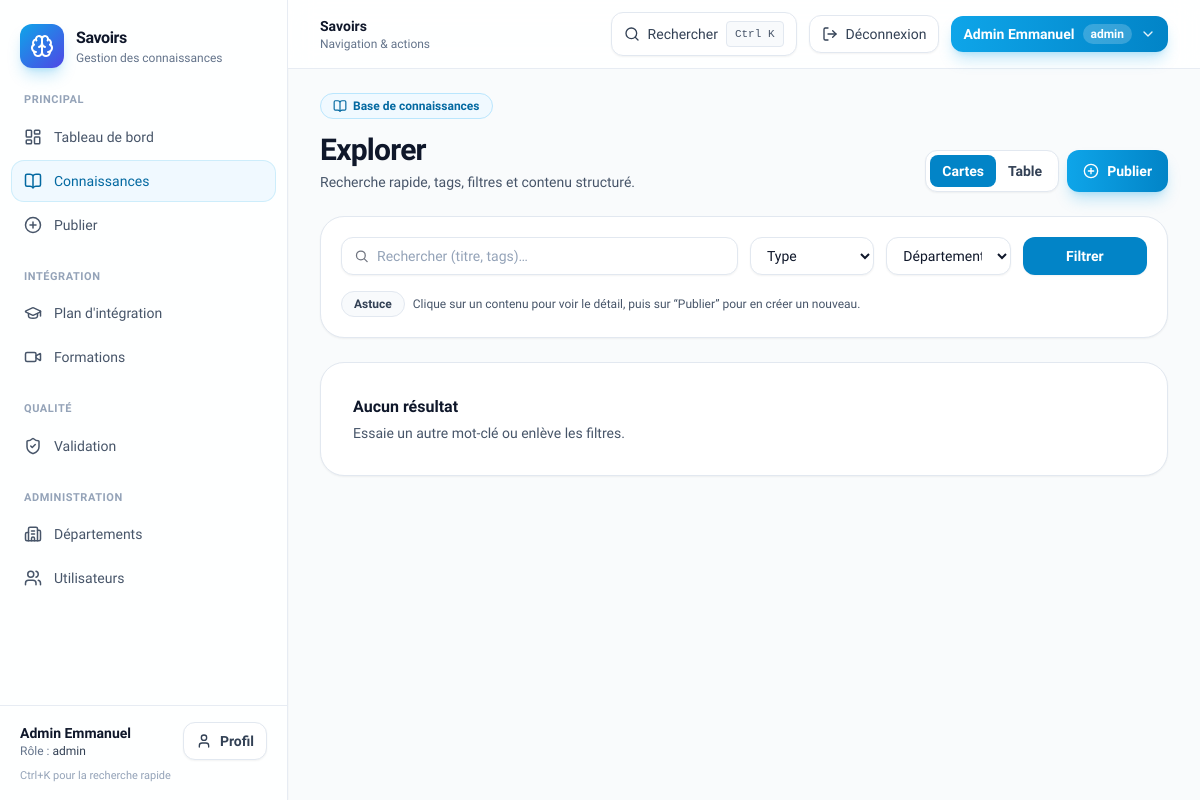
The page /connaissances/ (signed in) on the database as committed earlier.
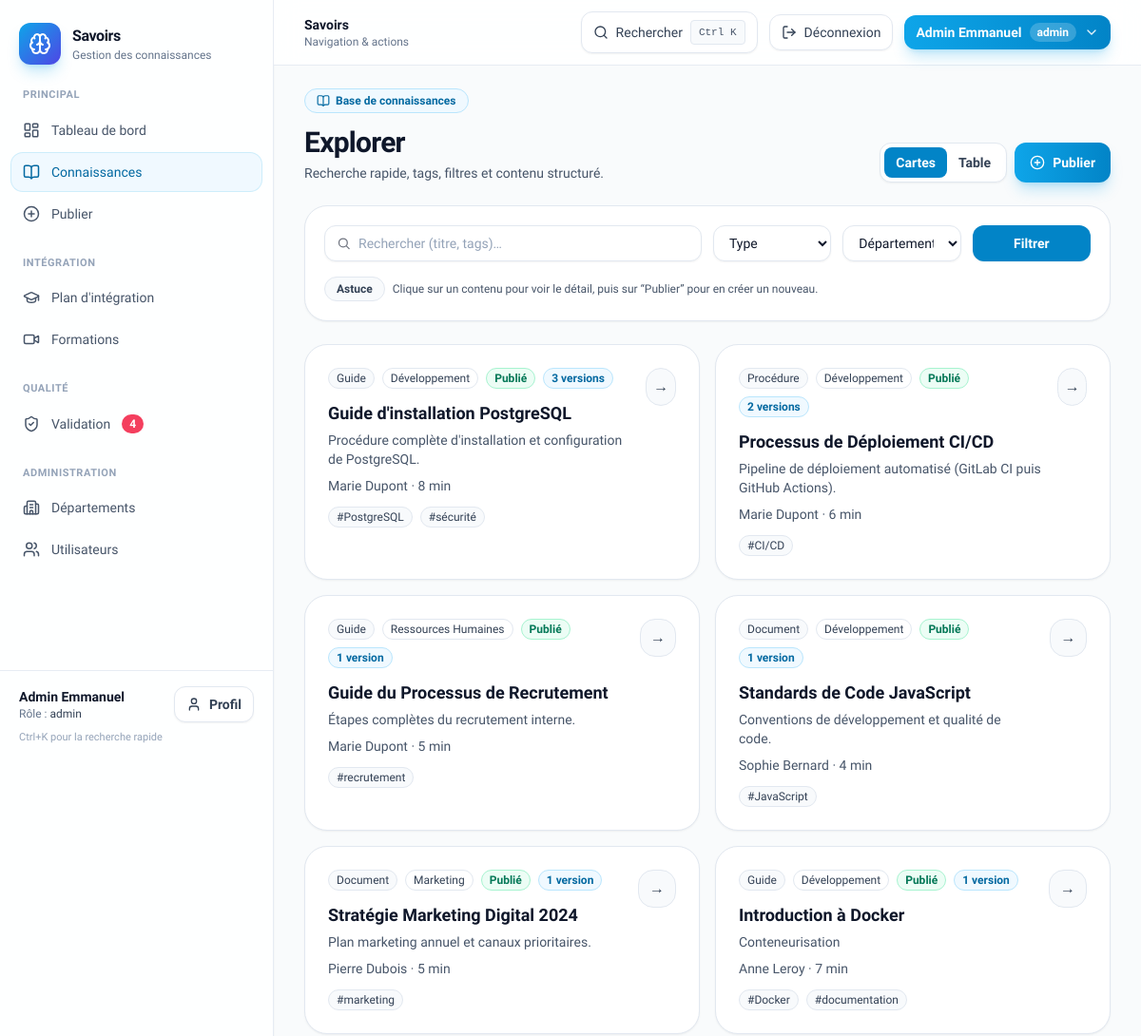
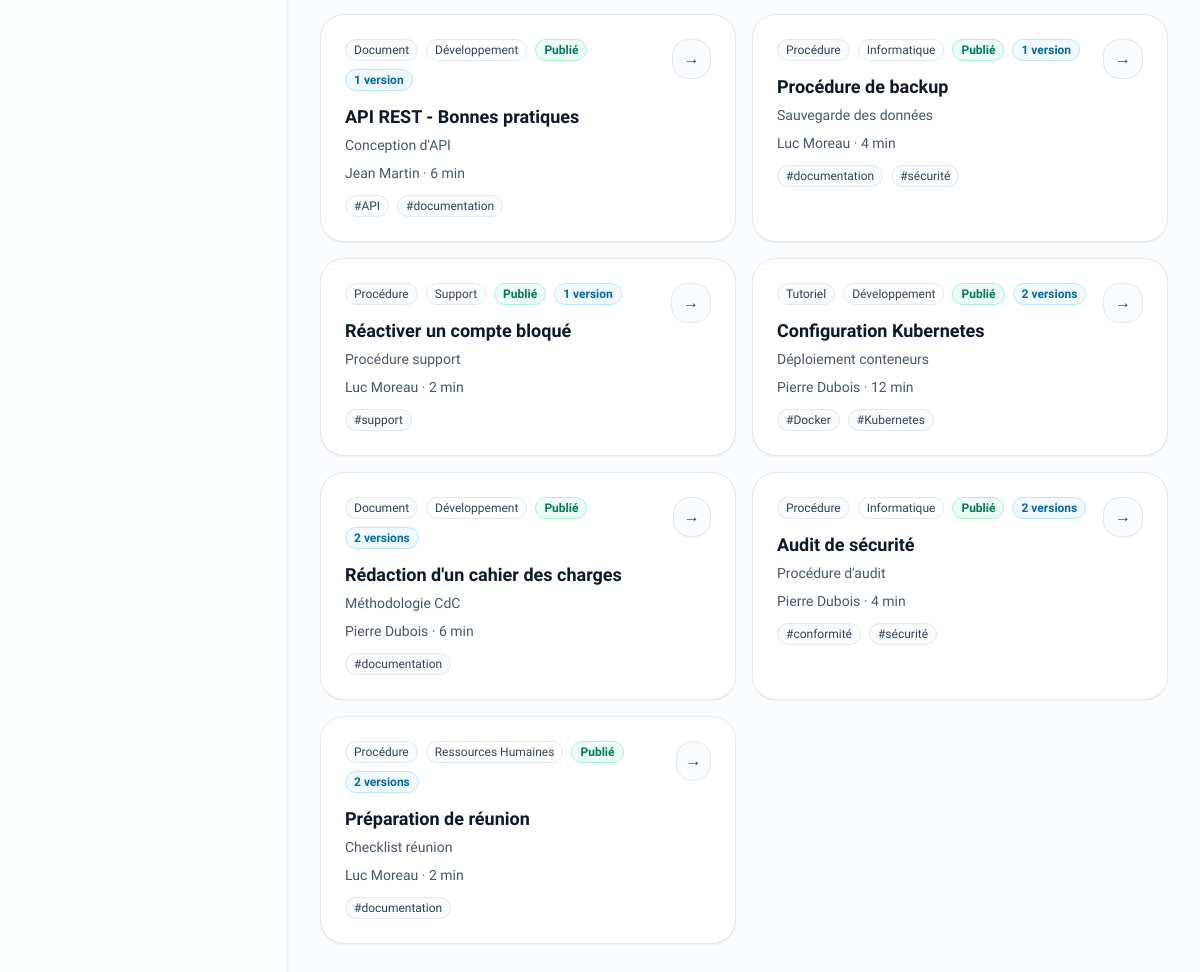
The same page on the database as committed later (2 pictures, top to bottom).
### app_connaissance/models.py (models this page shows, shortened)
class KnowledgeItem(models.Model):
    class Status(models.TextChoices):
        DRAFT = "draft", "Brouillon"
        IN_REVIEW = "in_review", "En validation"
        PUBLISHED = "published", "Publié"
        REJECTED = "rejected", "Rejeté"
        ARCHIVED = "archived", "Archivé"
    title = models.CharField(max_length=180)
    description = models.CharField(
        max_length=500,
        blank=True,
        default="",
        help_text="Résumé court de la connaissance (une phrase).",
    )
    kind = models.ForeignKey(KnowledgeKind, on_delete=models.PROTECT, related_name="knowledge_items")
    department = models.ForeignKey(
        Department,
        on_delete=models.PROTECT,
        related_name="knowledge_items",
        default=None,
        null=True,
        blank=True,
    )
    author = models.CharField(max_length=120, blank=True, default="")
    author_user = models.ForeignKey(
        settings.AUTH_USER_MODEL,
        on_delete=models.SET_NULL,
        null=True,
        blank=True,
        related_name="authored_knowledge_items",
    )
    content = models.TextField()
    video_url = models.URLField(blank=True, default="")
    attachment = models.FileField(upload_to="knowledge_attachments/", blank=True, null=True)
    status = models.CharField(max_length=20, choices=Status.choices, default=Status.DRAFT)
    tags = models.ManyToManyField("Tag", blank=True, related_name="knowledge_items")
    competences = models.ManyToManyField(Competence, blank=True, related_name="knowledge_items")
    numero_version = models.CharField(max_length=40, default="1.0", help_text="Ex: 1.0, 2024, v2")
    rejection_comment = models.TextField(blank=True, default="", help_text="Commentaire du manager en cas de rejet")
    read_time_min = models.PositiveIntegerField(default=5)
    created_at = models.DateTimeField(auto_now_add=True)
    updated_at = models.DateTimeField(auto_now=True)
    published_at = models.DateTimeField(blank=True, null=True)
    class Meta:
        ordering = ["-updated_at", "-created_at"]
    def get_display_author(self):
        if self.author_user_id:
            profile = getattr(self.author_user, "profile", None)
            if profile:
                return profile.display_name
            return self.author_user.get_full_name() or self.author_user.get_username()
        return self.author or "—"

class KnowledgeKind(models.Model):
    name = models.CharField(max_length=40, unique=True)
    slug = models.SlugField(max_length=40, unique=True, blank=True)
    class Meta:
        ordering = ["name"]

class Department(models.Model):
    name = models.CharField(max_length=40, unique=True)
    slug = models.SlugField(max_length=40, unique=True, blank=True)
    entreprise = models.ForeignKey(
        Entreprise, on_delete=models.CASCADE, related_name="departments", null=True, blank=True
    )
    manager = models.ForeignKey(
        User, on_delete=models.SET_NULL, null=True, blank=True, related_name="managed_departments"
    )
    description = models.CharField(max_length=280, blank=True, default="")
    class Meta:
        ordering = ["name"]

class UserProfile(models.Model):
    class Role(models.TextChoices):
        ADMIN = "admin", "Administrateur"
        EMPLOYEE = "employee", "Employé"
        MANAGER = "manager", "Manager"
        NEW_EMPLOYEE = "new_employee", "Nouveau"
    class TypeContrat(models.TextChoices):
        CDI = "cdi", "CDI"
        CDD = "cdd", "CDD"
        STAGE = "stage", "Stage"
    user = models.OneToOneField(User, on_delete=models.CASCADE, related_name="profile", null=True, blank=True)
    display_name = models.CharField(max_length=120, unique=True)
    role = models.CharField(max_length=20, choices=Role.choices, default=Role.EMPLOYEE)
    department = models.ForeignKey(Department, on_delete=models.SET_NULL, null=True, blank=True, related_name="profiles")
    poste = models.ForeignKey(
        "Poste", on_delete=models.SET_NULL, null=True, blank=True, related_name="profiles"
    )
    type_contrat = models.CharField(
        max_length=20, choices=TypeContrat.choices, blank=True, default=""
    )
    date_embauche = models.DateField(blank=True, null=True)
    must_change_password = models.BooleanField(default=False)
    is_active = models.BooleanField(default=True)
    photo = models.ImageField(upload_to="profiles/", blank=True, null=True)
    class Meta:
        ordering = ["display_name"]

class Tag(models.Model):
    name = models.CharField(max_length=40, unique=True)
    slug = models.SlugField(max_length=40, unique=True, blank=True)
    class Meta:
        ordering = ["name"]
    def __str__(self) -> str:
        return self.name

### app_connaissance/views.py (the view)
# urls.py: path('connaissances/', views.knowledge_list, name='knowledge_list'),
@frontend_login_required
def knowledge_list(request: HttpRequest) -> HttpResponse:
    query = (request.GET.get("q") or "").strip()
    kind = (request.GET.get("kind") or "").strip()
    department = (request.GET.get("department") or "").strip()
    items_qs = (
        KnowledgeItem.objects.select_related("department")
        .prefetch_related("tags", "versions")
        .annotate(version_count=Count("versions"))
        .filter(status=KnowledgeItem.Status.PUBLISHED)
    )
    if query:
        items_qs = items_qs.filter(Q(title__icontains=query) | Q(content__icontains=query) | Q(tags__name__icontains=query)).distinct()
    if kind:
        items_qs = items_qs.filter(kind__id=kind)
    if department:
        items_qs = items_qs.filter(department__id=department)
    kinds = KnowledgeKind.objects.all()
    departments = Department.objects.all()
    return render(
        request,
        "knowledge/list.html",
        {
            "items": list(items_qs),
            "q": query,
            "kind": kind,
            "department": department,
            "kinds": kinds,
            "departments": departments,
        },
    )

### app_connaissance/frontend_auth.py (called while the page is built)
def frontend_login_required(view_func: Callable[..., HttpResponse]) -> Callable[..., HttpResponse]:
    @wraps(view_func)
    def _wrapped(request: HttpRequest, *args, **kwargs) -> HttpResponse:
        if request.user.is_authenticated:
            return view_func(request, *args, **kwargs)
        if request.session.get("frontend_demo_role"):
            return view_func(request, *args, **kwargs)
        return redirect(reverse("login") + "?next=" + request.get_full_path())
    return _wrapped

### app_connaissance/templates/knowledge/list.html (shortened to what the changed rows need)
{% extends "_layouts/app.html" %}
{% block content %}
  <div class="grid gap-6" x-data="{ view: 'cards' }">
    <section class="flex flex-col gap-3 sm:flex-row sm:items-end sm:justify-between">
      <div>
        <h1 class="mt-3 text-3xl font-bold tracking-tight text-slate-900">Explorer</h1>
      </div>
    </section>
    <section :class="view==='cards' ? '' : 'hidden'" class="grid gap-4 lg:grid-cols-2">
      {% for item in items %}
        <a href="{% url 'knowledge_detail' item.id %}" class="group rounded-3xl border border-slate-200 bg-white p-6 shadow-sm transition hover:-translate-y-0.5 hover:shadow-xl">
          <div class="flex items-start justify-between gap-4">
            <div class="min-w-0">
              <div class="flex flex-wrap items-center gap-2">
                <span class="rounded-full border border-slate-200 bg-slate-50 px-2 py-0.5 text-xs text-slate-700">{{ item.kind.name }}</span>
                <span class="rounded-full border border-slate-200 bg-white px-2 py-0.5 text-xs text-slate-700">{% if item.department %}{{ item.department.name }}{% else %}—{% endif %}</span>
                {% if item.status == "published" %}
                  <span class="rounded-full border border-emerald-200 bg-emerald-50 px-2 py-0.5 text-xs font-semibold text-emerald-700">Publié</span>
                {% elif item.status == "in_review" %}
                  <span class="rounded-full border border-amber-200 bg-amber-50 px-2 py-0.5 text-xs font-semibold text-amber-700">En validation</span>
                {% else %}
                  <span class="rounded-full border border-slate-200 bg-slate-50 px-2 py-0.5 text-xs font-semibold text-slate-700">Brouillon</span>
                {% endif %}
                <span class="rounded-full border border-sky-200 bg-sky-50 px-2 py-0.5 text-xs font-semibold text-sky-700">{{ item.version_count|default:1 }} version{{ item.version_count|default:1|pluralize }}</span>
              </div>
              <div class="mt-3 text-lg font-bold truncate">{{ item.title }}</div>
              {% if item.description %}
                <p class="mt-1 line-clamp-2 text-sm text-slate-600">{{ item.description }}</p>
              {% endif %}
              <div class="mt-2 text-sm text-slate-600">{{ item.get_display_author }} · {{ item.read_time_min }} min</div>
              <div class="mt-3 flex flex-wrap gap-2">
                {% for t in item.tags.all %}
                  <span class="rounded-full border border-slate-200 bg-slate-50 px-2 py-0.5 text-xs text-slate-700">#{{ t }}</span>
                {% endfor %}
              </div>
            </div>
            <div class="grid h-10 w-10 place-items-center rounded-2xl border border-slate-200 bg-slate-50 text-slate-700 group-hover:border-sky-200 group-hover:bg-sky-50 group-hover:text-sky-700">
              <span class="transition group-hover:translate-x-0.5">→</span>
            </div>
          </div>
        </a>
      {% empty %}
        <div class="rounded-3xl border border-slate-200 bg-white p-8 shadow-sm lg:col-span-2">
          <div class="font-semibold text-slate-900">Aucun résultat</div>
          <div class="mt-1 text-sm text-slate-600">Essaie un autre mot-clé ou enlève les filtres.</div>
        </div>
      {% endfor %}
    </section>
  </div>
{% endblock %}

### app_connaissance/templates/_partials/sidebar.html (shortened to what the changed rows need)
<div class="flex min-h-screen flex-col">
  <nav class="flex-1 px-3">
    {% if frontend.role == "manager" or frontend.role == "admin" %}
      <a href="{% url 'validation_queue' %}" class="mb-1 flex items-center gap-3 rounded-xl px-3 py-2.5 text-sm font-medium transition
        {% if request.resolver_match.url_name == 'validation_queue' %} bg-sky-50 text-sky-700 ring-1 ring-sky-500/20 {% else %} text-slate-600 hover:bg-slate-100 hover:text-slate-900 {% endif %}">
        <i data-lucide="shield-check" class="h-[18px] w-[18px] shrink-0"></i>
        <span>Validation</span>
        {% if frontend.pending_validation_count %}
          <span class="ml-auto rounded-full bg-rose-500 px-2 py-0.5 text-xs font-semibold text-white">{{ frontend.pending_validation_count }}</span>
        {% endif %}
      </a>
    {% endif %}
  </nav>
</div>

Rows that differ between the two databases and show on the page:
added KnowledgeItem: kind.name "Guide", department.name "Développement", status "Publié", version_count "3", title "Guide d'installation PostgreSQL", description "Procédure complète d'installation et configuration de PostgreSQL.", get_display_author "Marie Dupont", read_time_min "8"
added Tag: name "PostgreSQL", shown under "Guide"
added Tag: name "sécurité"
added KnowledgeItem: kind.name "Procédure", department.name "Développement", status "Publié", version_count "2", title "Processus de Déploiement CI/CD", description "Pipeline de déploiement automatisé (GitLab CI puis GitHub Actions).", get_display_author "Marie Dupont", read_time_min "6"
added Tag: name "CI/CD", shown under "Procédure"
added KnowledgeItem: kind.name "Guide", department.name "Ressources Humaines", status "Publié", version_count "1", title "Guide du Processus de Recrutement", description "Étapes complètes du recrutement interne.", get_display_author "Marie Dupont", read_time_min "5"
added Tag: name "recrutement", shown under "Guide"
added KnowledgeItem: kind.name "Document", department.name "Développement", status "Publié", version_count "1", title "Standards de Code JavaScript", description "Conventions de développement et qualité de code.", get_display_author "Sophie Bernard", read_time_min "4"
added Tag: name "JavaScript", shown under "Document"
added KnowledgeItem: kind.name "Document", department.name "Marketing", status "Publié", version_count "1", title "Stratégie Marketing Digital 2024", description "Plan marketing annuel et canaux prioritaires.", get_display_author "Pierre Dubois", read_time_min "5"
added Tag: name "marketing", shown under "Document"
added KnowledgeItem: kind.name "Guide", department.name "Développement", status "Publié", version_count "1", title "Introduction à Docker", description "Conteneurisation", get_display_author "Anne Leroy", read_time_min "7"
added Tag: name "Docker"
added Tag: name "documentation"
added KnowledgeItem: kind.name "Document", department.name "Développement", status "Publié", version_count "1", title "API REST - Bonnes pratiques", description "Conception d'API", get_display_author "Jean Martin", read_time_min "6"
added Tag: name "API", shown under "Document"
added KnowledgeItem: kind.name "Procédure", department.name "Informatique", status "Publié", version_count "1", title "Procédure de backup", description "Sauvegarde des données", get_display_author "Luc Moreau", read_time_min "4"
added KnowledgeItem: kind.name "Procédure", department.name "Support", status "Publié", version_count "1", title "Réactiver un compte bloqué", description "Procédure support", get_display_author "Luc Moreau", read_time_min "2"
added Tag: name "support", shown under "Procédure"
added KnowledgeItem: kind.name "Tutoriel", department.name "Développement", status "Publié", version_count "2", title "Configuration Kubernetes", description "Déploiement conteneurs", get_display_author "Pierre Dubois", read_time_min "12"
added Tag: name "Kubernetes", shown under "Tutoriel"
added KnowledgeItem: kind.name "Document", department.name "Développement", status "Publié", version_count "2", title "Rédaction d'un cahier des charges", description "Méthodologie CdC", get_display_author "Pierre Dubois", read_time_min "6"
added KnowledgeItem: kind.name "Procédure", department.name "Informatique", status "Publié", version_count "2", title "Audit de sécurité", description "Procédure d'audit", get_display_author "Pierre Dubois", read_time_min "4"
added Tag: name "conformité", shown under "Procédure"
added KnowledgeItem: kind.name "Procédure", department.name "Ressources Humaines", status "Publié", version_count "2", title "Préparation de réunion", description "Checklist réunion", get_display_author "Luc Moreau", read_time_min "2"
Other text that changed with them:
{{ frontend.pending_validation_count }}: (not shown) → "4"
text no longer shown: "Aucun résultat Essaie un autre mot-clé ou enlève les filtres."
